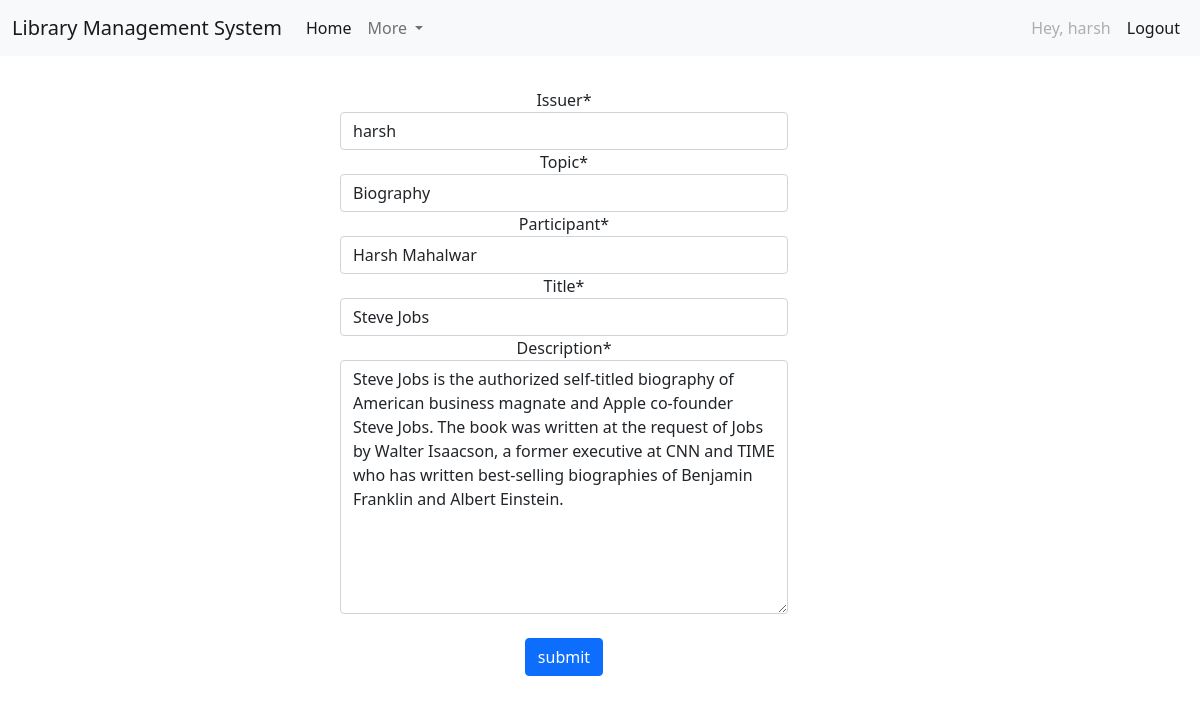
The app's page /update/2 (signed in) with its own data.
### core/models.py (models this page shows, shortened)
class book(models.Model):
    objects = None
    host = models.ForeignKey(User, on_delete=models.SET_NULL, null=True)
    id = models.AutoField(primary_key=True)
    topic = models.ForeignKey(Topic, on_delete=models.SET_NULL, null=True)
    participant = models.ForeignKey(participant, on_delete=models.SET_NULL, null=True)
    title = models.CharField(max_length=200)
    desc = models.TextField()
    created = models.DateTimeField(auto_now=True, null=True)
    updated = models.DateTimeField(auto_now_add=True, null=True)
    class Meta:
        ordering = ['-updated', '-created']

### core/views.py (the view)
# urls.py: path('update/<str:pk>', views.updateBook, name='update')
def updateBook(request, pk):
    r = book.objects.get(id=pk)
    fr = bookForm(instance=r)
    if request.user != r.host:
        return render(request, "sneaky.html")
    if request.method == 'POST':
        fr = bookForm(request.POST, instance=r)
        if fr.is_valid():
            fr.save()
            return redirect('/')
    context = {'books': fr}
    return render(request, 'update_page.html', context)

### core/forms.py
class bookForm(ModelForm):
    class Meta:
        model = book
        fields = '__all__'
        labels = {
            'host': 'Issuer',
            'name': 'book name',
            'desc': 'Description'
        }
    def __init__(self, *args, **kwargs):
        super(bookForm, self).__init__(*args, **kwargs)
        self.fields['host'].empty_label = "click here to select the Issuer"

### core/models.py (called while the page is built)
    def __str__(self):
        return self.name

    def __str__(self):
        return self.name

### templates/update_page.html
{% extends 'main.html' %}
{% load crispy_forms_tags %}
{% block content %}
<div class = "container my-4 " style = "width: 38rem">
<div class = "my-4 text-center" style = "width: 38rem;">
    <div style=" margin:2rem; width: 28rem; ">
    <form method = "POST" action = "#">{% csrf_token %}
        {{books|crispy}}
        <br>
        <input type ="submit" value = "submit" class = "btn btn-primary">
    </form>
</div>
</div>
</div>
{% endblock content %}

### templates/main.html (shortened to what this page needs)
<!doctype html>
<html lang="en">
  <head>
    <nav class="navbar navbar-expand-lg navbar-light bg-light">
  <div class="container-fluid">
    <a class="navbar-brand" href="\">Library Management System</a>
    <div class="collapse navbar-collapse" id="navbarSupportedContent">
      <ul class="navbar-nav me-auto mb-2 mb-lg-0">
        <li class="nav-item">
          <a class="nav-link active" aria-current="page" href='\'>Home</a>
        </li>
        <li class="nav-item dropdown">
          <a class="nav-link dropdown-toggle" href="#" id="navbarDropdown" role="button" data-bs-toggle="dropdown" aria-expanded="false">
            More
          </a>
        </li>
      </ul>
      <form class="d-flex">
        <ul class="navbar-nav me-auto mb-2 mb-lg-0">
        {% if request.user.is_authenticated %}
          <li>
        <a class = 'nav-link disabled' > Hey, {{user}}</a></li>
          <li>
        <a class="nav-link active" href = "{% url 'logout' %}">Logout</a></li>
       {% else %}
          <li>
       <a class = "nav-link" href = "{% url 'register' %}">Register</a></li>
       <li>
          <a class = "nav-link active" href = "{% url 'login' %}">Login</a></li>
       {% endif %}
        </ul>
      </form>
    </div>
  </div>
</nav>
    <link href="https://cdn.jsdelivr.net/npm/bootstrap@5.1.3/dist/css/bootstrap.min.css" rel="stylesheet">
  </head>
  <body>
  {% block content %}
  {% endblock %}
  </body>
</html>

### records on screen
book: host "harsh", topic "Biography", participant "Harsh Mahalwar", title "Steve Jobs", desc "Steve Jobs is the authorized self-titled biography of American business magnate and Apple co-founder Steve Jobs. The book was written at the request of Jobs by Walter Isaacson, a former executive at CNN and TIME who has written best-selling biographies of Benjamin Franklin and Albert Einstein."

### other values on screen
{{ user }} "harsh"
